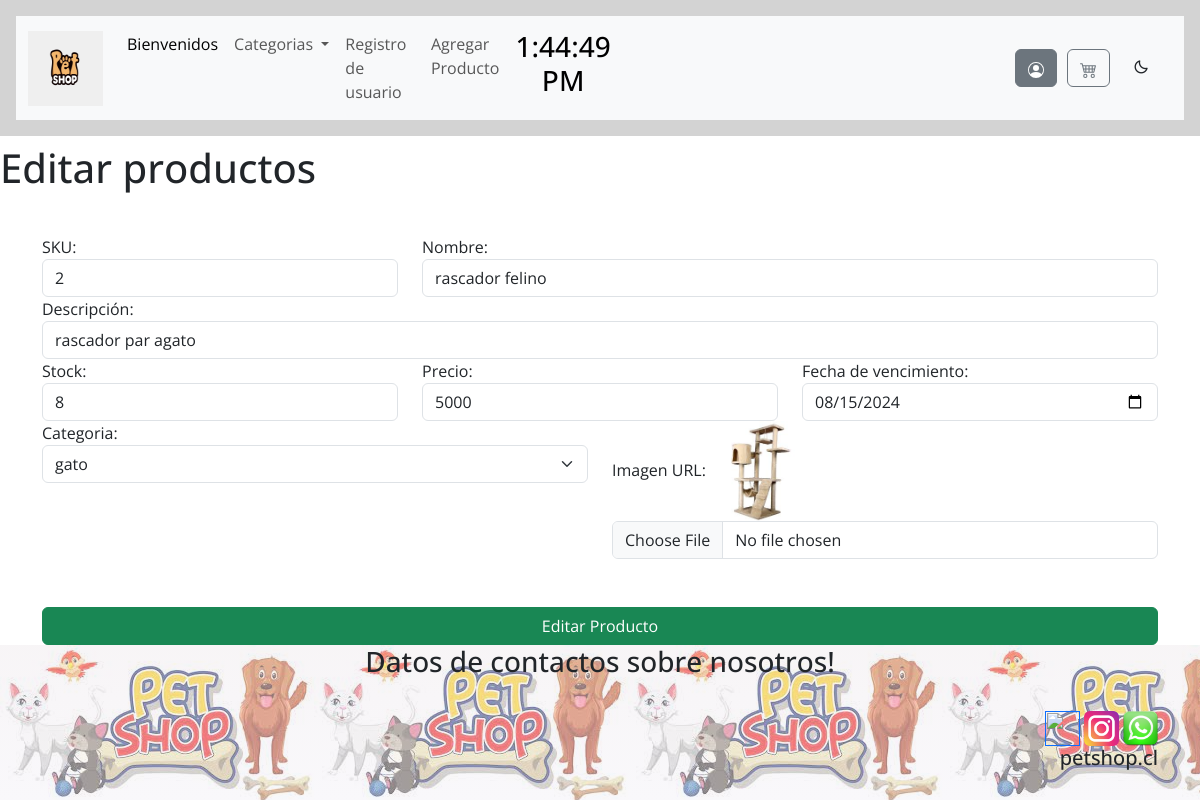
The app's page /editarProducto/2, older data.
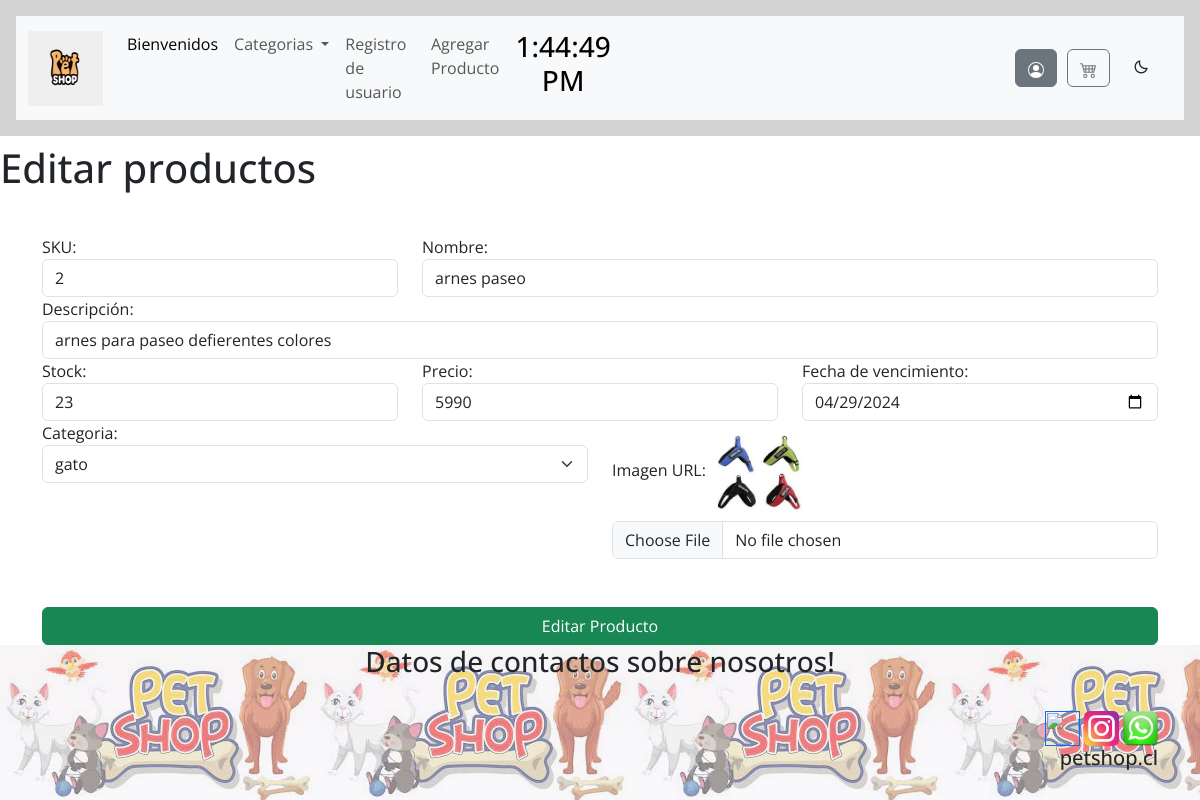
The same page, newer data.
### apps/Tienda/models.py (models this page shows, shortened)
class Producto(models.Model):
    sku = models.IntegerField(primary_key=True)
    nombre = models.CharField(max_length=100, null=False)
    descripcion = models.CharField(max_length=150,null=False)
    stock = models.IntegerField(null=False)
    precio = models.IntegerField(null=False)
    fecha_ingreso = models.DateField(auto_now_add=True)
    fecha_vencimiento = models.DateField(null=True,blank=True)
    categoria_id = models.ForeignKey(Categoria,on_delete=models.CASCADE)
    image_url = models.ImageField(upload_to="imagenesProductos")

### apps/Tienda/views.py (the view)
# urls.py: path('editarProducto/<sku>',views.cargarEditarProducto),
def cargarEditarProducto(request,sku):
    productos = Producto.objects.get(sku = sku)
    categorias = Categoria.objects.all()
    cateId = productos.categoria_id
    productoCategoria = Categoria.objects.get(categoria_id = cateId.categoria_id).categoria_id
    return render(request,"editarProducto.html",{"prod":productos, "cate":categorias,"categoriaId":productoCategoria})

### apps/Tienda/templates/editarProducto.html
{% extends './base.html' %}
{% block body %}
    <h1>Editar productos</h1>
    <div class="container">
        <form action="/editarProductoForm" method="POST" enctype="multipart/form-data"> {% csrf_token %}
            <div class="row">
                <div class="col-md-4">
                    <label for="txtSku">SKU:</label>
                    <input readonly value="{{prod.sku}}" name="txtSku" id="txtSku" type="text" class="form-control">
                </div>
                <div class="col-md-8">
                    <label for="txtNombre">Nombre:</label>
                    <input value="{{prod.nombre}}" name="txtNombre" id="txtNombre" type="text" class="form-control">
                </div>
                <div class="col-md-12">
                    <label for="txtDescripcion">Descripción:</label>
                    <input value="{{prod.descripcion}}" name="txtDescripcion" id="txtDescripcion" type="text" class="form-control">
                </div>
                <div class="col-md-4">
                    <label for="txtStock">Stock:</label>
                    <input value="{{prod.stock}}" name="txtStock" id="txtStock" type="text" class="form-control">
                </div>
                <div class="col-md-4">
                    <label for="txtPrecio">Precio:</label>
                    <input value="{{prod.precio}}" name="txtPrecio" id="txtPrecio" type="number" class="form-control">
                </div>
                <div class="col-md-4">
                    <label for="fechaVencimientoSel">Fecha de vencimiento:</label>
                    <input value="{{prod.fecha_vencimiento|date:'Y-m-d'}}" type="date" name="fechaVencimientoSel" id="fechaVencimientoSel" type="text" class="form-control">
                </div>
                <div class="col-md-6">
                    <label for="cmbCategoria">Categoria:</label>
                    <select name="cmbCategoria" id="cmbCategoria" class="form-select" aria-label="Default select example">
                        {% for c in cate %}
                        <option value="{{c.categoria_id}}" {% if categoriaId == c.categoria_id %} selected {% endif %}>{{c.nombre}}</option>
                        {% endfor %}
                      </select>
                </div>
                <div class="col-md-6">
                    <label for="txtImg">Imagen URL:</label>
                    <img src="{{prod.image_url.url}}" alt="" height="100">
                    <input  name="txtImg" id="txtImg" type="file" class="form-control">
                </div>
            </div>
            <button class="btn btn-success mt-5 w-100">Editar Producto</button>
        </form>
    </div>
    {% endblock %}

### apps/Tienda/templates/base.html (shortened to what this page needs)
{% load static %}
<!DOCTYPE html>
<html lang="es">
<head>
    <link href='https://unpkg.com/boxicons@2.1.1/css/boxicons.min.css' rel='stylesheet'>
    <link rel="stylesheet" href="https://cdnjs.cloudflare.com/ajax/libs/font-awesome/6.4.0/css/all.min.css"
 />
    <link href="https://cdn.jsdelivr.net/npm/bootstrap@5.3.0-alpha2/dist/css/bootstrap.min.css" rel="stylesheet"
>
    {% load static %}
    <link rel="stylesheet" type="text/css" href="{% static 'css/style.css' %}">
</head>
<body onload="load()" data-bs-theme="light">
    <div id="contenedorNavbar" class="p-3 mb-2  text-emphasis-warning">
        <nav class="navbar navbar-expand-lg bg-body-tertiary">
            <div class="container-fluid">
                <a class="navbar-brand" href="/"> <img width="75px" height="75px"
                        src="{% static 'img/petshop.png' %}" alt=""></a>
                <div class="collapse navbar-collapse" id="navbarSupportedContent">
                    <ul class="navbar-nav me-auto mb-2 mb-lg-0">
                        <li class="nav-item">
                            <a class="nav-link active" aria-current="page" href="/">Bienvenidos</a>
                        </li>
                        <li class="nav-item dropdown">
                            <a class="nav-link dropdown-toggle" href="#" role="button" data-bs-toggle="dropdown"
                                aria-expanded="false">
                                Categorias
                            </a>
                        </li>
                        <li class="nav-item">
                            <a class="nav-link" href="/RegistroUsuario">Registro de usuario</a>
                        </li>
                        <li class="nav-item">
                            <a class="nav-link" href="/agregarProducto">Agregar Producto</a>
                        </li>
                    </ul>
                    <a id="contReloj" href="">
                        <button id="btnReloj" class="rounded-4">
                            <h3 id="time">00:00:00</h3>
                        </button>
                    </a>
                    <button id="clima" class="btn btn-bs-body-color">
                    </button>
                    <a href="/Login">
                        <button class="btn btn-secondary">
                        </button>
                    </a>
                    <a href="" data-bs-toggle="modal" data-bs-target="#ModalCarrito">
                        <button class="btn btn-outline-secondary">
                        </button>
                    </a>
                    <button onclick="cambiarTema()" class="btn rounded-fill"><i id="dl-icon"
                            class='bx bx-moon icon moon'></i></button>
                </div>
            </div>
        </nav>
    </div>
    {%block body %}
    {% endblock %}
    <div id="fondo" class="back">
        <h3>Datos de contactos sobre nosotros!</h3>
        <br>
        <div class="contenedorDatos">
            <div id="contDatos" class="container">
                <div class="row-datos">
                    <div id="col1" class="col">
                        <a href=""><img src="{% static 'img/social_facebook_box_blue_256_30649.png  ' %}"
                                alt=""></a>
                        <a href=""><img
                                src="{% static 'img/instagram.png' %}"
                                alt=""></a>
                        <a href=""><img src="{% static 'img/whatsappmessage_conversation_whatsap_7149.png' %}"
                                alt=""></a>
                        <h5>petshop.cl</h5>
                    </div>
                </div>
            </div>
        </div>
    </div>
</body>
</html>

### apps/Tienda/static/css/style.css (style rules this page uses)
* { margin: 0; padding: 0; font-family: 'open Sans'; }
#contenedorNavbar { background-color: lightgrey; }
.navbar button { margin-right: 10px; }
body { display: grid; min-height: 100vh; grid-template-rows: auto 1fr auto; }
#fondo { height: 100%; width: 100%; background-image: linear-gradient(to top, rgba(243, 241, 247, 0.5) 0%, rgba(240, 235, 238, 0.5) 100%),url(../img/fondofooterpetshop.jpg); }
#fondo h3 { text-align: center; }
#col1 { text-align: end; margin-bottom: 30px; }
#col1 img { height: 35px; width: 35px; }
#contReloj { text-align: center; height: 90%; margin-right: 350px; }
#btnReloj { background-color: transparent !important; border: transparent !important; }
#time { padding: 5px 5px; font-family: 'open Sans'; }

Row changes from the older to the newer data that the page shows:
changed Producto id 2: txtNombre "rascador felino" → "arnes paseo"; txtDescripcion "rascador par agato" → "arnes para paseo defierentes colores"; txtStock "8" → "23"; txtPrecio "5000" → "5990"; fechaVencimientoSel "08/15/2024" → "04/29/2024"; image_url: a different picture
